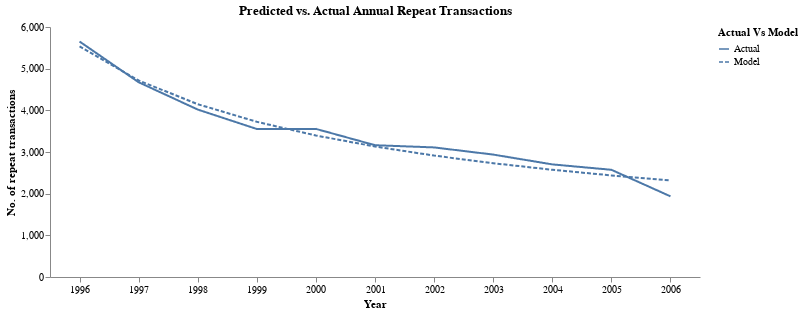

The code cell stored with this chart in its notebook:
### Markdown cell above
### Tracking Plots

### Code cell
act_yearly_repeat = donation_data().select(pl.col('*').exclude('ID', '1995')).sum().collect().to_numpy()
act_cum_repeat = act_yearly_repeat.cumsum()


repeat_years = donation_data().select(pl.col('*').exclude('ID')).collect().columns
A1 = alpha / (alpha + beta)
A2 = 1/(gamma-1)
n = np.arange(1, len(repeat_years))
A3 = np.exp(gammaln(delta+n+1)+gammaln(gamma+delta)-gammaln(delta)-gammaln(gamma+delta+n))
E_X_n = A1 * (delta*A2-A2*A3)

est_cum_repeat = np.sum(rfm_array[:,3]) * E_X_n
est_yearly_repeat = np.diff(est_cum_repeat, prepend=0)

yearly_repeat = pl.DataFrame({'Year': repeat_years[1:], 'Actual': act_yearly_repeat.flatten(), 'Model': est_yearly_repeat.flatten()})
yearly_repeat = yearly_repeat.unpivot(on=['Actual', 'Model'], index='Year', variable_name='Actual Vs Model', value_name='Repeat Trans')
cum_repeat = pl.DataFrame({'Year': repeat_years[1:], 'Actual': act_cum_repeat.flatten(), 'Model': est_cum_repeat.flatten()})
cum_repeat = cum_repeat.unpivot(on=['Actual', 'Model'], index='Year', variable_name='Actual Vs Model', value_name='Repeat Trans')

(
    alt.Chart(yearly_repeat).mark_line().encode(
        x=alt.X('Year', axis=alt.Axis(labelAngle=0)),
        y=alt.Y('Repeat Trans', title='No. of repeat transactions'),
        strokeDash='Actual Vs Model'
    ).properties(
            width=650,
            height=250,
            title='Predicted vs. Actual Annual Repeat Transactions'
    ).configure_view(stroke=None).configure_axisY(grid=False).configure_axisX(grid=False)  
)

### Figure 1 — Vega-Lite specification as saved in the notebook (floating-point values rounded to 4 significant figures)
{"$schema": "https://vega.github.io/schema/vega-lite/v5.20.1.json", "config": {"axisX": {"grid": false}, "axisY": {"grid": false}, "view": {"continuousHeight": 300, "continuousWidth": 300, "stroke": null}}, "data": {"name": "data-08cb06c807e241b0a8b5aea055b88608"}, "datasets": {"data-08cb06c807e241b0a8b5aea055b88608": [{"Actual Vs Model": "Actual", "Repeat Trans": 5652, "Year": "1996"}, {"Actual Vs Model": "Actual", "Repeat Trans": 4674, "Year": "1997"}, {"Actual Vs Model": "Actual", "Repeat Trans": 4019, "Year": "1998"}, {"Actual Vs Model": "Actual", "Repeat Trans": 3552, "Year": "1999"}, {"Actual Vs Model": "Actual", "Repeat Trans": 3555, "Year": "2000"}, {"Actual Vs Model": "Actual", "Repeat Trans": 3163, "Year": "2001"}, {"Actual Vs Model": "Actual", "Repeat Trans": 3110, "Year": "2002"}, {"Actual Vs Model": "Actual", "Repeat Trans": 2938, "Year": "2003"}, {"Actual Vs Model": "Actual", "Repeat Trans": 2703, "Year": "2004"}, {"Actual Vs Model": "Actual", "Repeat Trans": 2573, "Year": "2005"}, {"Actual Vs Model": "Actual", "Repeat Trans": 1936, "Year": "2006"}, {"Actual Vs Model": "Model", "Repeat Trans": 5536.0, "Year": "1996"}, {"Actual Vs Model": "Model", "Repeat Trans": 4717.0, "Year": "1997"}, {"Actual Vs Model": "Model", "Repeat Trans": 4148.0, "Year": "1998"}, {"Actual Vs Model": "Model", "Repeat Trans": 3725.0, "Year": "1999"}, {"Actual Vs Model": "Model", "Repeat Trans": 3396.0, "Year": "2000"}, {"Actual Vs Model": "Model", "Repeat Trans": 3132.0, "Year": "2001"}, {"Actual Vs Model": "Model", "Repeat Trans": 2914.0, "Year": "2002"}, {"Actual Vs Model": "Model", "Repeat Trans": 2731.0, "Year": "2003"}, {"Actual Vs Model": "Model", "Repeat Trans": 2574.0, "Year": "2004"}, {"Actual Vs Model": "Model", "Repeat Trans": 2438.0, "Year": "2005"}, {"Actual Vs Model": "Model", "Repeat Trans": 2319.0, "Year": "2006"}]}, "encoding": {"strokeDash": {"field": "Actual Vs Model", "type": "nominal"}, "x": {"axis": {"labelAngle": 0}, "field": "Year", "type": "nominal"}, "y": {"field": "Repeat Trans", "title": "No. of repeat transactions", "type": "quantitative"}}, "height": 250, "mark": {"type": "line"}, "title": "Predicted vs. Actual Annual Repeat Transactions", "width": 650}
